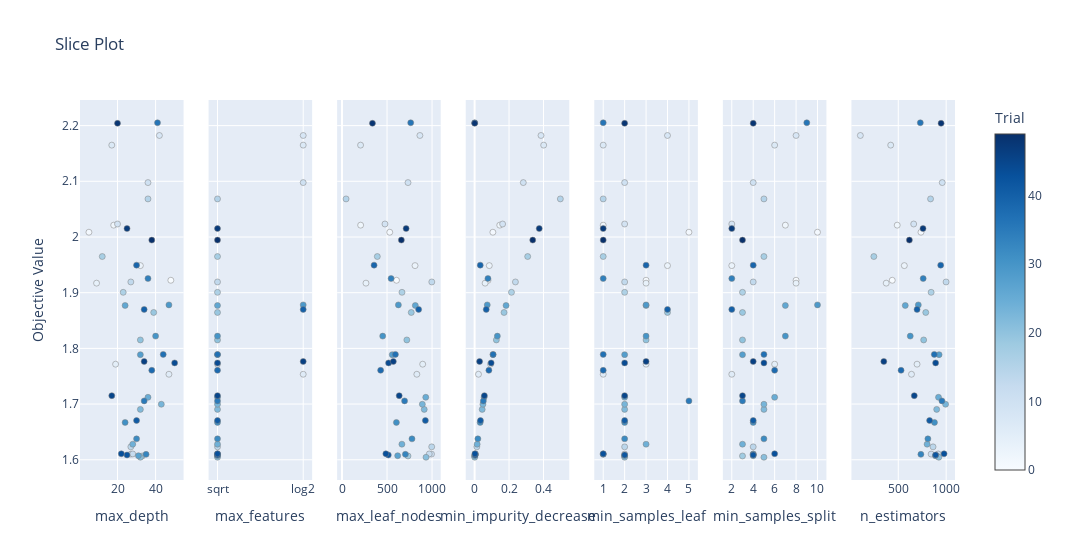

Notebook code for this chart:
### Code cell
vis.plot_slice(study=study)

### Figure 1 — Plotly figure (JSON) as saved in the notebook; plotly's stock layout.template omitted (floating-point values rounded to 4 significant figures)
{"data": [{"marker": {"color": [0, 1, 2, 3, 4, 5, 6, 7, 8, 9, 10, 11, 12, 13, 14, 15, 16, 17, 18, 19, 20, 21, 22, 23, 24, 25, 26, 27, 28, 29, 30, 31, 32, 33, 34, 35, 36, 37, 38, 39, 40, 41, 42, 43, 44, 45, 46, 47, 48, 49], "colorbar": {"title": {"text": "Trial"}, "x": 1, "xpad": 40}, "colorscale": [[0, "rgb(247,251,255)"], [0.125, "rgb(222,235,247)"], [0.25, "rgb(198,219,239)"], [0.375, "rgb(158,202,225)"], [0.5, "rgb(107,174,214)"], [0.625, "rgb(66,146,198)"], [0.75, "rgb(33,113,181)"], [0.875, "rgb(8,81,156)"], [1, "rgb(8,48,107)"]], "line": {"color": "Grey", "width": 0.5}, "showscale": true}, "mode": "markers", "name": "Feasible Trial", "showlegend": false, "type": "scatter", "x": [48, 5, 18, 32, 9, 19, 47, 17, 42, 20, 36, 27, 28, 27, 27, 36, 23, 12, 33, 39, 32, 32, 32, 43, 28, 36, 24, 31, 32, 47, 40, 24, 30, 35, 36, 34, 41, 44, 38, 30, 34, 30, 25, 22, 50, 17, 34, 25, 20, 38], "xaxis": "x", "y": [1.922, 2.009, 2.021, 1.949, 1.917, 1.772, 1.754, 2.165, 2.182, 2.023, 2.098, 1.61, 1.61, 1.919, 1.623, 2.068, 1.901, 1.965, 1.607, 1.864, 1.815, 1.605, 1.69, 1.7, 1.628, 1.712, 1.877, 1.607, 1.789, 1.878, 1.822, 1.667, 1.638, 1.61, 1.925, 1.706, 2.205, 1.789, 1.761, 1.949, 1.87, 1.67, 1.609, 1.611, 1.774, 1.715, 1.777, 2.015, 2.204, 1.994], "yaxis": "y"}, {"marker": {"color": [0, 1, 2, 3, 4, 5, 6, 7, 8, 9, 10, 11, 12, 13, 14, 15, 16, 17, 18, 19, 20, 21, 22, 23, 24, 25, 26, 27, 28, 29, 30, 31, 32, 33, 34, 35, 36, 37, 38, 39, 40, 41, 42, 43, 44, 45, 46, 47, 48, 49], "colorbar": {"title": {"text": "Trial"}, "x": 1, "xpad": 40}, "colorscale": [[0, "rgb(247,251,255)"], [0.125, "rgb(222,235,247)"], [0.25, "rgb(198,219,239)"], [0.375, "rgb(158,202,225)"], [0.5, "rgb(107,174,214)"], [0.625, "rgb(66,146,198)"], [0.75, "rgb(33,113,181)"], [0.875, "rgb(8,81,156)"], [1, "rgb(8,48,107)"]], "line": {"color": "Grey", "width": 0.5}, "showscale": false}, "mode": "markers", "name": "Feasible Trial", "showlegend": false, "type": "scatter", "x": [null, null, null, null, null, "sqrt", "log2", "log2", "log2", null, "log2", "sqrt", "sqrt", "sqrt", "sqrt", "sqrt", "sqrt", "sqrt", "sqrt", "sqrt", "sqrt", "sqrt", "sqrt", "sqrt", "sqrt", "sqrt", "sqrt", "sqrt", "sqrt", "log2", "sqrt", "sqrt", "sqrt", "sqrt", null, "sqrt", null, "sqrt", "sqrt", null, "log2", "sqrt", "sqrt", "sqrt", "sqrt", "sqrt", "log2", "sqrt", null, "sqrt"], "xaxis": "x2", "y": [1.922, 2.009, 2.021, 1.949, 1.917, 1.772, 1.754, 2.165, 2.182, 2.023, 2.098, 1.61, 1.61, 1.919, 1.623, 2.068, 1.901, 1.965, 1.607, 1.864, 1.815, 1.605, 1.69, 1.7, 1.628, 1.712, 1.877, 1.607, 1.789, 1.878, 1.822, 1.667, 1.638, 1.61, 1.925, 1.706, 2.205, 1.789, 1.761, 1.949, 1.87, 1.67, 1.609, 1.611, 1.774, 1.715, 1.777, 2.015, 2.204, 1.994], "yaxis": "y2"}, {"marker": {"color": [0, 1, 2, 3, 4, 5, 6, 7, 8, 9, 10, 11, 12, 13, 14, 15, 16, 17, 18, 19, 20, 21, 22, 23, 24, 25, 26, 27, 28, 29, 30, 31, 32, 33, 34, 35, 36, 37, 38, 39, 40, 41, 42, 43, 44, 45, 46, 47, 48, 49], "colorbar": {"title": {"text": "Trial"}, "x": 1, "xpad": 40}, "colorscale": [[0, "rgb(247,251,255)"], [0.125, "rgb(222,235,247)"], [0.25, "rgb(198,219,239)"], [0.375, "rgb(158,202,225)"], [0.5, "rgb(107,174,214)"], [0.625, "rgb(66,146,198)"], [0.75, "rgb(33,113,181)"], [0.875, "rgb(8,81,156)"], [1, "rgb(8,48,107)"]], "line": {"color": "Grey", "width": 0.5}, "showscale": false}, "mode": "markers", "name": "Feasible Trial", "showlegend": false, "type": "scatter", "x": [605, 530, 207, 811, 266, 896, 831, 206, 865, 477, 733, 994, 969, 997, 996, 45, 666, 392, 733, 769, 720, 933, 913, 892, 665, 930, 814, 618, 558, 626, 452, 604, 777, 704, 545, 695, 763, 593, 429, 356, 851, 926, 514, 487, 517, 635, 570, 712, 338, 659], "xaxis": "x3", "y": [1.922, 2.009, 2.021, 1.949, 1.917, 1.772, 1.754, 2.165, 2.182, 2.023, 2.098, 1.61, 1.61, 1.919, 1.623, 2.068, 1.901, 1.965, 1.607, 1.864, 1.815, 1.605, 1.69, 1.7, 1.628, 1.712, 1.877, 1.607, 1.789, 1.878, 1.822, 1.667, 1.638, 1.61, 1.925, 1.706, 2.205, 1.789, 1.761, 1.949, 1.87, 1.67, 1.609, 1.611, 1.774, 1.715, 1.777, 2.015, 2.204, 1.994], "yaxis": "y3"}, {"marker": {"color": [0, 1, 2, 3, 4, 5, 6, 7, 8, 9, 10, 11, 12, 13, 14, 15, 16, 17, 18, 19, 20, 21, 22, 23, 24, 25, 26, 27, 28, 29, 30, 31, 32, 33, 34, 35, 36, 37, 38, 39, 40, 41, 42, 43, 44, 45, 46, 47, 48, 49], "colorbar": {"title": {"text": "Trial"}, "x": 1, "xpad": 40}, "colorscale": [[0, "rgb(247,251,255)"], [0.125, "rgb(222,235,247)"], [0.25, "rgb(198,219,239)"], [0.375, "rgb(158,202,225)"], [0.5, "rgb(107,174,214)"], [0.625, "rgb(66,146,198)"], [0.75, "rgb(33,113,181)"], [0.875, "rgb(8,81,156)"], [1, "rgb(8,48,107)"]], "line": {"color": "Grey", "width": 0.5}, "showscale": false}, "mode": "markers", "name": "Feasible Trial", "showlegend": false, "type": "scatter", "x": [0.07801, 0.1062, 0.1461, 0.08526, 0.06102, 0.09243, 0.02261, 0.4011, 0.3856, 0.1626, 0.2828, 0.004845, 0.003882, 0.2371, 0.01277, 0.498, 0.2141, 0.3082, 0.0002367, 0.171, 0.1263, 0.000801, 0.04396, 0.04844, 0.01482, 0.05518, 0.1826, 0.0008945, 0.1067, 0.07346, 0.1321, 0.03233, 0.01898, 0.003263, 0.07739, 0.05078, 0.0005573, 0.1076, 0.08292, 0.03284, 0.06751, 0.03407, 0.003413, 0.002087, 0.09615, 0.05676, 0.02893, 0.3753, 0.0005536, 0.3376], "xaxis": "x4", "y": [1.922, 2.009, 2.021, 1.949, 1.917, 1.772, 1.754, 2.165, 2.182, 2.023, 2.098, 1.61, 1.61, 1.919, 1.623, 2.068, 1.901, 1.965, 1.607, 1.864, 1.815, 1.605, 1.69, 1.7, 1.628, 1.712, 1.877, 1.607, 1.789, 1.878, 1.822, 1.667, 1.638, 1.61, 1.925, 1.706, 2.205, 1.789, 1.761, 1.949, 1.87, 1.67, 1.609, 1.611, 1.774, 1.715, 1.777, 2.015, 2.204, 1.994], "yaxis": "y4"}, {"marker": {"color": [0, 1, 2, 3, 4, 5, 6, 7, 8, 9, 10, 11, 12, 13, 14, 15, 16, 17, 18, 19, 20, 21, 22, 23, 24, 25, 26, 27, 28, 29, 30, 31, 32, 33, 34, 35, 36, 37, 38, 39, 40, 41, 42, 43, 44, 45, 46, 47, 48, 49], "colorbar": {"title": {"text": "Trial"}, "x": 1, "xpad": 40}, "colorscale": [[0, "rgb(247,251,255)"], [0.125, "rgb(222,235,247)"], [0.25, "rgb(198,219,239)"], [0.375, "rgb(158,202,225)"], [0.5, "rgb(107,174,214)"], [0.625, "rgb(66,146,198)"], [0.75, "rgb(33,113,181)"], [0.875, "rgb(8,81,156)"], [1, "rgb(8,48,107)"]], "line": {"color": "Grey", "width": 0.5}, "showscale": false}, "mode": "markers", "name": "Feasible Trial", "showlegend": false, "type": "scatter", "x": [3, 5, 1, 4, 3, 3, 1, 1, 4, 2, 2, 2, 1, 2, 2, 1, 2, 1, 2, 4, 3, 2, 2, 2, 3, 2, 3, 2, 2, 3, 3, 2, 2, 1, 1, 5, 1, 1, 1, 3, 4, 2, 2, 1, 2, 2, 3, 1, 2, 1], "xaxis": "x5", "y": [1.922, 2.009, 2.021, 1.949, 1.917, 1.772, 1.754, 2.165, 2.182, 2.023, 2.098, 1.61, 1.61, 1.919, 1.623, 2.068, 1.901, 1.965, 1.607, 1.864, 1.815, 1.605, 1.69, 1.7, 1.628, 1.712, 1.877, 1.607, 1.789, 1.878, 1.822, 1.667, 1.638, 1.61, 1.925, 1.706, 2.205, 1.789, 1.761, 1.949, 1.87, 1.67, 1.609, 1.611, 1.774, 1.715, 1.777, 2.015, 2.204, 1.994], "yaxis": "y5"}, {"marker": {"color": [0, 1, 2, 3, 4, 5, 6, 7, 8, 9, 10, 11, 12, 13, 14, 15, 16, 17, 18, 19, 20, 21, 22, 23, 24, 25, 26, 27, 28, 29, 30, 31, 32, 33, 34, 35, 36, 37, 38, 39, 40, 41, 42, 43, 44, 45, 46, 47, 48, 49], "colorbar": {"title": {"text": "Trial"}, "x": 1, "xpad": 40}, "colorscale": [[0, "rgb(247,251,255)"], [0.125, "rgb(222,235,247)"], [0.25, "rgb(198,219,239)"], [0.375, "rgb(158,202,225)"], [0.5, "rgb(107,174,214)"], [0.625, "rgb(66,146,198)"], [0.75, "rgb(33,113,181)"], [0.875, "rgb(8,81,156)"], [1, "rgb(8,48,107)"]], "line": {"color": "Grey", "width": 0.5}, "showscale": false}, "mode": "markers", "name": "Feasible Trial", "showlegend": false, "type": "scatter", "x": [8, 10, 7, 2, 8, 6, 2, 6, 8, 2, 4, 4, 4, 4, 4, 5, 3, 5, 3, 3, 3, 5, 5, 5, 3, 6, 7, 4, 3, 10, 7, 4, 5, 4, 2, 3, 9, 5, 6, 4, 2, 4, 4, 6, 5, 3, 4, 2, 4, 3], "xaxis": "x6", "y": [1.922, 2.009, 2.021, 1.949, 1.917, 1.772, 1.754, 2.165, 2.182, 2.023, 2.098, 1.61, 1.61, 1.919, 1.623, 2.068, 1.901, 1.965, 1.607, 1.864, 1.815, 1.605, 1.69, 1.7, 1.628, 1.712, 1.877, 1.607, 1.789, 1.878, 1.822, 1.667, 1.638, 1.61, 1.925, 1.706, 2.205, 1.789, 1.761, 1.949, 1.87, 1.67, 1.609, 1.611, 1.774, 1.715, 1.777, 2.015, 2.204, 1.994], "yaxis": "y6"}, {"marker": {"color": [0, 1, 2, 3, 4, 5, 6, 7, 8, 9, 10, 11, 12, 13, 14, 15, 16, 17, 18, 19, 20, 21, 22, 23, 24, 25, 26, 27, 28, 29, 30, 31, 32, 33, 34, 35, 36, 37, 38, 39, 40, 41, 42, 43, 44, 45, 46, 47, 48, 49], "colorbar": {"title": {"text": "Trial"}, "x": 1, "xpad": 40}, "colorscale": [[0, "rgb(247,251,255)"], [0.125, "rgb(222,235,247)"], [0.25, "rgb(198,219,239)"], [0.375, "rgb(158,202,225)"], [0.5, "rgb(107,174,214)"], [0.625, "rgb(66,146,198)"], [0.75, "rgb(33,113,181)"], [0.875, "rgb(8,81,156)"], [1, "rgb(8,48,107)"]], "line": {"color": "Grey", "width": 0.5}, "showscale": false}, "mode": "markers", "name": "Feasible Trial", "showlegend": false, "type": "scatter", "x": [437, 737, 489, 563, 374, 696, 638, 421, 104, 661, 959, 843, 917, 999, 863, 837, 843, 245, 904, 787, 765, 923, 901, 994, 801, 920, 573, 887, 926, 709, 625, 878, 809, 736, 760, 956, 730, 876, 529, 943, 696, 827, 890, 978, 890, 667, 349, 758, 947, 616], "xaxis": "x7", "y": [1.922, 2.009, 2.021, 1.949, 1.917, 1.772, 1.754, 2.165, 2.182, 2.023, 2.098, 1.61, 1.61, 1.919, 1.623, 2.068, 1.901, 1.965, 1.607, 1.864, 1.815, 1.605, 1.69, 1.7, 1.628, 1.712, 1.877, 1.607, 1.789, 1.878, 1.822, 1.667, 1.638, 1.61, 1.925, 1.706, 2.205, 1.789, 1.761, 1.949, 1.87, 1.67, 1.609, 1.611, 1.774, 1.715, 1.777, 2.015, 2.204, 1.994], "yaxis": "y7"}], "layout": {"title": {"text": "Slice Plot"}, "width": 2100, "xaxis": {"anchor": "y", "domain": [0, 0.1184], "title": {"text": "max_depth"}}, "xaxis2": {"anchor": "y2", "categoryarray": ["sqrt", "log2", null], "categoryorder": "array", "domain": [0.1469, 0.2653], "title": {"text": "max_features"}, "type": "category"}, "xaxis3": {"anchor": "y3", "domain": [0.2939, 0.4122], "title": {"text": "max_leaf_nodes"}}, "xaxis4": {"anchor": "y4", "domain": [0.4408, 0.5592], "title": {"text": "min_impurity_decrease"}}, "xaxis5": {"anchor": "y5", "domain": [0.5878, 0.7061], "title": {"text": "min_samples_leaf"}}, "xaxis6": {"anchor": "y6", "domain": [0.7347, 0.8531], "title": {"text": "min_samples_split"}}, "xaxis7": {"anchor": "y7", "domain": [0.8816, 1.0], "title": {"text": "n_estimators"}}, "yaxis": {"anchor": "x", "domain": [0, 1], "title": {"text": "Objective Value"}}, "yaxis2": {"anchor": "x2", "domain": [0, 1], "matches": "y", "showticklabels": false}, "yaxis3": {"anchor": "x3", "domain": [0, 1], "matches": "y", "showticklabels": false}, "yaxis4": {"anchor": "x4", "domain": [0, 1], "matches": "y", "showticklabels": false}, "yaxis5": {"anchor": "x5", "domain": [0, 1], "matches": "y", "showticklabels": false}, "yaxis6": {"anchor": "x6", "domain": [0, 1], "matches": "y", "showticklabels": false}, "yaxis7": {"anchor": "x7", "domain": [0, 1], "matches": "y", "showticklabels": false}}}
